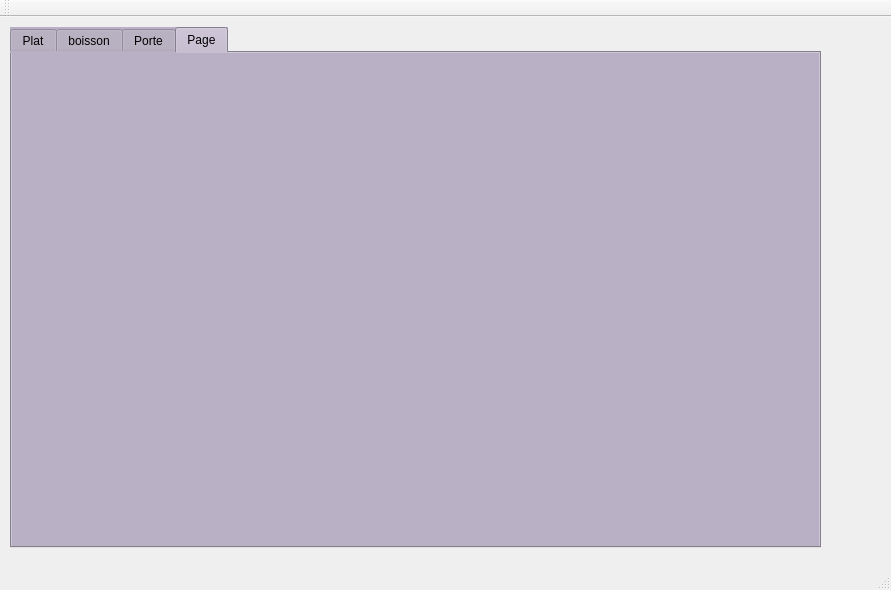
<?xml version="1.0" encoding="UTF-8"?>
<ui version="4.0">
 <class>MainWindow</class>
 <widget class="QMainWindow" name="MainWindow">
  <property name="geometry">
   <rect>
    <x>0</x>
    <y>0</y>
    <width>891</width>
    <height>590</height>
   </rect>
  </property>
  <property name="windowTitle">
   <string>Gestion des Clients</string>
  </property>
  <property name="styleSheet">
   <string notr="true"/>
  </property>
  <widget class="QWidget" name="centralWidget">
   <widget class="QTabWidget" name="tabWidget">
    <property name="geometry">
     <rect>
      <x>10</x>
      <y>10</y>
      <width>811</width>
      <height>521</height>
     </rect>
    </property>
    <property name="accessibleName">
     <string/>
    </property>
    <property name="styleSheet">
     <string notr="true">background:#BAB0C6;</string>
    </property>
    <property name="currentIndex">
     <number>3</number>
    </property>
    <widget class="QWidget" name="tab">
     <attribute name="title">
      <string>Plat</string>
     </attribute>
     <widget class="QTabWidget" name="tabWidget_2">
      <property name="geometry">
       <rect>
        <x>0</x>
        <y>0</y>
        <width>811</width>
        <height>491</height>
       </rect>
      </property>
      <property name="currentIndex">
       <number>1</number>
      </property>
      <widget class="QWidget" name="tab_4">
       <attribute name="title">
        <string>ajouter </string>
       </attribute>
       <widget class="QWidget" name="verticalLayoutWidget">
        <property name="geometry">
         <rect>
          <x>10</x>
          <y>20</y>
          <width>124</width>
          <height>411</height>
         </rect>
        </property>
        <layout class="QVBoxLayout" name="verticalLayout">
         <item>
          <widget class="QLabel" name="label">
           <property name="styleSheet">
            <string notr="true">font: 75 italic 14pt &quot;Comic Sans MS&quot;;</string>
           </property>
           <property name="text">
            <string>Id</string>
           </property>
          </widget>
         </item>
         <item>
          <widget class="QLabel" name="label_3">
           <property name="styleSheet">
            <string notr="true">font: 75 italic 14pt &quot;Comic Sans MS&quot;;</string>
           </property>
           <property name="text">
            <string>nom</string>
           </property>
          </widget>
         </item>
         <item>
          <widget class="QLabel" name="label_5">
           <property name="styleSheet">
            <string notr="true">font: 75 italic 14pt &quot;Comic Sans MS&quot;;</string>
           </property>
           <property name="text">
            <string>type</string>
           </property>
          </widget>
         </item>
         <item>
          <widget class="QLabel" name="label_4">
           <property name="styleSheet">
            <string notr="true">font: 75 italic 14pt &quot;Comic Sans MS&quot;;</string>
           </property>
           <property name="text">
            <string>ingredients</string>
           </property>
          </widget>
         </item>
         <item>
          <widget class="QLabel" name="label_2">
           <property name="styleSheet">
            <string notr="true">font: 75 italic 14pt &quot;Comic Sans MS&quot;;</string>
           </property>
           <property name="text">
            <string>prix</string>
           </property>
          </widget>
         </item>
        </layout>
       </widget>
       <widget class="QWidget" name="verticalLayoutWidget_2">
        <property name="geometry">
         <rect>
          <x>150</x>
          <y>20</y>
          <width>261</width>
          <height>411</height>
         </rect>
        </property>
        <layout class="QVBoxLayout" name="verticalLayout_2">
         <item>
          <widget class="QLineEdit" name="lineEdit_id">
           <property name="styleSheet">
            <string notr="true">QLineEdit{
background-color:rgba(255,255,255,70%);
border:1 solid black;
border-radius:5px;
color:black;
}</string>
           </property>
          </widget>
         </item>
         <item>
          <widget class="QLineEdit" name="lineEdit_nom">
           <property name="styleSheet">
            <string notr="true">QLineEdit{
background-color:rgba(255,255,255,70%);
border:1 solid black;
border-radius:5px;
color:black;
}</string>
           </property>
          </widget>
         </item>
         <item>
          <widget class="QComboBox" name="comboBox_type">
           <property name="styleSheet">
            <string notr="true">background-color:rgba(255,255,255,70%);
border:1 solid black;
border-radius:5px;
color:black;</string>
           </property>
           <item>
            <property name="text">
             <string/>
            </property>
           </item>
           <item>
            <property name="text">
             <string>Entree</string>
            </property>
           </item>
           <item>
            <property name="text">
             <string>Plat Principal</string>
            </property>
           </item>
           <item>
            <property name="text">
             <string>Dessert</string>
            </property>
           </item>
          </widget>
         </item>
         <item>
          <widget class="QLineEdit" name="lineEdit_ing">
           <property name="styleSheet">
            <string notr="true">
QLineEdit{
background-color:rgba(255,255,255,70%);
border:1 solid black;
border-radius:5px;
color:black;
}</string>
           </property>
          </widget>
         </item>
         <item>
          <widget class="QLineEdit" name="lineEdit_prix">
           <property name="styleSheet">
            <string notr="true">
QLineEdit{
background-color:rgba(255,255,255,70%);
border:1 solid black;
border-radius:5px;
color:black;
}</string>
           </property>
          </widget>
         </item>
        </layout>
       </widget>
       <widget class="QPushButton" name="pushButton_ajouter_Plat">
        <property name="geometry">
         <rect>
          <x>530</x>
          <y>200</y>
          <width>101</width>
          <height>41</height>
         </rect>
        </property>
        <property name="styleSheet">
         <string notr="true">QPushButton{
background-color:rgba(0,0,0,50%);
color:white;
border:1 solid white;
border-radius: 5px;
}
QPushButton:hover{
background-color:rgba(255,0,0,50%);
color:black;
}</string>
        </property>
        <property name="text">
         <string>Ajouter</string>
        </property>
       </widget>
       <widget class="QLabel" name="label_date_time">
        <property name="geometry">
         <rect>
          <x>660</x>
          <y>400</y>
          <width>131</width>
          <height>51</height>
         </rect>
        </property>
        <property name="text">
         <string>temp:</string>
        </property>
       </widget>
      </widget>
      <widget class="QWidget" name="tab_5">
       <attribute name="title">
        <string>consulter</string>
       </attribute>
       <widget class="QPushButton" name="pushButton_afficher_Plat">
        <property name="geometry">
         <rect>
          <x>201</x>
          <y>411</y>
          <width>91</width>
          <height>21</height>
         </rect>
        </property>
        <property name="styleSheet">
         <string notr="true">QPushButton{
background-color:rgba(0,0,0,50%);
color:white;
border:1 solid white;
border-radius: 5px;
}
QPushButton:hover{
background-color:rgba(255,0,0,50%);
color:black;
}</string>
        </property>
        <property name="text">
         <string>afficher</string>
        </property>
       </widget>
       <widget class="QWidget" name="verticalLayoutWidget_7">
        <property name="geometry">
         <rect>
          <x>0</x>
          <y>0</y>
          <width>81</width>
          <height>251</height>
         </rect>
        </property>
        <layout class="QVBoxLayout" name="verticalLayout_7">
         <item>
          <widget class="QLabel" name="label_6">
           <property name="styleSheet">
            <string notr="true">font: 75 italic 9pt &quot;Comic Sans MS&quot;;</string>
           </property>
           <property name="text">
            <string>Id</string>
           </property>
          </widget>
         </item>
         <item>
          <widget class="QLabel" name="label_7">
           <property name="styleSheet">
            <string notr="true">font: 75 italic 9pt &quot;Comic Sans MS&quot;;</string>
           </property>
           <property name="text">
            <string>nom</string>
           </property>
          </widget>
         </item>
         <item>
          <widget class="QLabel" name="label_8">
           <property name="styleSheet">
            <string notr="true">font: 75 italic 9pt &quot;Comic Sans MS&quot;;</string>
           </property>
           <property name="text">
            <string>type</string>
           </property>
          </widget>
         </item>
         <item>
          <widget class="QLabel" name="label_12">
           <property name="styleSheet">
            <string notr="true">font: 75 italic 9pt &quot;Comic Sans MS&quot;;</string>
           </property>
           <property name="text">
            <string>ingredients</string>
           </property>
          </widget>
         </item>
         <item>
          <widget class="QLabel" name="label_14">
           <property name="styleSheet">
            <string notr="true">font: 75 italic 9pt &quot;Comic Sans MS&quot;;</string>
           </property>
           <property name="text">
            <string>prix</string>
           </property>
          </widget>
         </item>
        </layout>
       </widget>
       <widget class="QWidget" name="verticalLayoutWidget_12">
        <property name="geometry">
         <rect>
          <x>80</x>
          <y>0</y>
          <width>191</width>
          <height>251</height>
         </rect>
        </property>
        <layout class="QVBoxLayout" name="verticalLayout_12">
         <item>
          <widget class="QLineEdit" name="lineEdit_id_3">
           <property name="styleSheet">
            <string notr="true">QLineEdit{
background-color:rgba(255,255,255,70%);
border:1 solid black;
border-radius:5px;
color:black;
}</string>
           </property>
          </widget>
         </item>
         <item>
          <widget class="QLineEdit" name="lineEdit_nom_3">
           <property name="styleSheet">
            <string notr="true">QLineEdit{
background-color:rgba(255,255,255,70%);
border:1 solid black;
border-radius:5px;
color:black;
}</string>
           </property>
          </widget>
         </item>
         <item>
          <widget class="QComboBox" name="comboBox_type_2">
           <property name="styleSheet">
            <string notr="true">background-color:rgba(255,255,255,70%);
border:1 solid black;
border-radius:5px;
color:black;</string>
           </property>
           <item>
            <property name="text">
             <string/>
            </property>
           </item>
           <item>
            <property name="text">
             <string>Entree</string>
            </property>
           </item>
           <item>
            <property name="text">
             <string>Plat principal</string>
            </property>
           </item>
           <item>
            <property name="text">
             <string>Dessert</string>
            </property>
           </item>
          </widget>
         </item>
         <item>
          <widget class="QLineEdit" name="lineEdit_ing_3">
           <property name="styleSheet">
            <string notr="true">
QLineEdit{
background-color:rgba(255,255,255,70%);
border:1 solid black;
border-radius:5px;
color:black;
}</string>
           </property>
          </widget>
         </item>
         <item>
          <widget class="QLineEdit" name="lineEdit_prix_3">
           <property name="styleSheet">
            <string notr="true">
QLineEdit{
background-color:rgba(255,255,255,70%);
border:1 solid black;
border-radius:5px;
color:black;
}</string>
           </property>
          </widget>
         </item>
        </layout>
       </widget>
       <widget class="QLineEdit" name="lineEdit">
        <property name="geometry">
         <rect>
          <x>300</x>
          <y>10</y>
          <width>361</width>
          <height>24</height>
         </rect>
        </property>
        <property name="styleSheet">
         <string notr="true">
QLineEdit{
background-color:rgba(255,255,255,70%);
border:1 solid black;
border-radius:5px;
color:black;
}</string>
        </property>
       </widget>
       <widget class="QTableView" name="tableView">
        <property name="geometry">
         <rect>
          <x>300</x>
          <y>40</y>
          <width>359</width>
          <height>411</height>
         </rect>
        </property>
        <property name="styleSheet">
         <string notr="true">QTableView {
    gridline-color: white;
color:white;
   background-color:rgba(0,0,0,50%);
border:0px;
border-radius: 5px;
    }
QHeaderView {background-color: transparent;
color:white;

}
QHeaderView::section{
border-style: none;
background-color: transparent;
margin-bottom:5px;
margin-top:5px;
border:0px;
}
QTableView QTableCornerButton::section {
     bottom-style:none;
border:0px;

 }
</string>
        </property>
       </widget>
       <widget class="QPushButton" name="pushButton_supprimer_Plat">
        <property name="geometry">
         <rect>
          <x>200</x>
          <y>270</y>
          <width>92</width>
          <height>22</height>
         </rect>
        </property>
        <property name="styleSheet">
         <string notr="true">QPushButton{
background-color:rgba(0,0,0,50%);
color:white;
border:1 solid white;
border-radius: 5px;
}
QPushButton:hover{
background-color:rgba(255,0,0,50%);
color:black;
}</string>
        </property>
        <property name="text">
         <string>supprimer</string>
        </property>
       </widget>
       <widget class="QPushButton" name="pushButton_modifier_Plat">
        <property name="geometry">
         <rect>
          <x>0</x>
          <y>270</y>
          <width>91</width>
          <height>22</height>
         </rect>
        </property>
        <property name="styleSheet">
         <string notr="true">QPushButton{
background-color:rgba(0,0,0,50%);
color:white;
border:1 solid white;
border-radius: 5px;
}
QPushButton:hover{
background-color:rgba(255,0,0,50%);
color:black;
}</string>
        </property>
        <property name="text">
         <string>modifier</string>
        </property>
       </widget>
       <widget class="QPushButton" name="imprimer_pdf_Plat">
        <property name="geometry">
         <rect>
          <x>670</x>
          <y>400</y>
          <width>122</width>
          <height>22</height>
         </rect>
        </property>
        <property name="styleSheet">
         <string notr="true">QPushButton{
background-color:rgba(0,0,0,50%);
color:white;
border:1 solid white;
border-radius: 5px;
}
QPushButton:hover{
background-color:rgba(255,0,0,50%);
color:black;
}</string>
        </property>
        <property name="text">
         <string>imprimer PDF</string>
        </property>
       </widget>
       <widget class="QWidget" name="verticalLayoutWidget_3">
        <property name="geometry">
         <rect>
          <x>660</x>
          <y>80</y>
          <width>141</width>
          <height>91</height>
         </rect>
        </property>
        <layout class="QVBoxLayout" name="verticalLayout_3">
         <item>
          <widget class="QPushButton" name="tri_id_Plat">
           <property name="styleSheet">
            <string notr="true">QPushButton{
background-color:rgba(0,0,0,50%);
color:white;
border:1 solid white;
border-radius: 5px;
}
QPushButton:hover{
background-color:rgba(255,0,0,50%);
color:black;
}</string>
           </property>
           <property name="text">
            <string>tri Id</string>
           </property>
          </widget>
         </item>
         <item>
          <widget class="QPushButton" name="tri_prix_Plat">
           <property name="styleSheet">
            <string notr="true">QPushButton{
background-color:rgba(0,0,0,50%);
color:white;
border:1 solid white;
border-radius: 5px;
}
QPushButton:hover{
background-color:rgba(255,0,0,50%);
color:black;
}</string>
           </property>
           <property name="text">
            <string>tri prix</string>
           </property>
          </widget>
         </item>
         <item>
          <widget class="QPushButton" name="tri_nom_Plat">
           <property name="styleSheet">
            <string notr="true">QPushButton{
background-color:rgba(0,0,0,50%);
color:white;
border:1 solid white;
border-radius: 5px;
}
QPushButton:hover{
background-color:rgba(255,0,0,50%);
color:black;
}</string>
           </property>
           <property name="text">
            <string>tri nom</string>
           </property>
          </widget>
         </item>
        </layout>
       </widget>
      </widget>
     </widget>
    </widget>
    <widget class="QWidget" name="tab_2">
     <attribute name="title">
      <string>boisson</string>
     </attribute>
     <widget class="QTabWidget" name="tabWidget_3">
      <property name="geometry">
       <rect>
        <x>0</x>
        <y>0</y>
        <width>811</width>
        <height>491</height>
       </rect>
      </property>
      <property name="currentIndex">
       <number>1</number>
      </property>
      <widget class="QWidget" name="tab_8">
       <attribute name="title">
        <string>ajouter </string>
       </attribute>
       <widget class="QWidget" name="verticalLayoutWidget_4">
        <property name="geometry">
         <rect>
          <x>10</x>
          <y>20</y>
          <width>131</width>
          <height>381</height>
         </rect>
        </property>
        <layout class="QVBoxLayout" name="verticalLayout_4">
         <item>
          <widget class="QLabel" name="label_9">
           <property name="styleSheet">
            <string notr="true">font: 75 italic 14pt &quot;Comic Sans MS&quot;;</string>
           </property>
           <property name="text">
            <string>Id</string>
           </property>
          </widget>
         </item>
         <item>
          <widget class="QLabel" name="label_10">
           <property name="styleSheet">
            <string notr="true">font: 75 italic 14pt &quot;Comic Sans MS&quot;;</string>
           </property>
           <property name="text">
            <string>nom</string>
           </property>
          </widget>
         </item>
         <item>
          <widget class="QLabel" name="label_11">
           <property name="styleSheet">
            <string notr="true">font: 75 italic 14pt &quot;Comic Sans MS&quot;;</string>
           </property>
           <property name="text">
            <string>type</string>
           </property>
          </widget>
         </item>
         <item>
          <widget class="QLabel" name="label_13">
           <property name="styleSheet">
            <string notr="true">font: 75 italic 14pt &quot;Comic Sans MS&quot;;</string>
           </property>
           <property name="text">
            <string>prix</string>
           </property>
          </widget>
         </item>
        </layout>
       </widget>
       <widget class="QWidget" name="verticalLayoutWidget_5">
        <property name="geometry">
         <rect>
          <x>160</x>
          <y>20</y>
          <width>271</width>
          <height>381</height>
         </rect>
        </property>
        <layout class="QVBoxLayout" name="verticalLayout_5">
         <item>
          <widget class="QLineEdit" name="lineEdit_idB">
           <property name="styleSheet">
            <string notr="true">QLineEdit{
background-color:rgba(255,255,255,70%);
border:1 solid black;
border-radius:5px;
color:black;
}
</string>
           </property>
          </widget>
         </item>
         <item>
          <widget class="QLineEdit" name="lineEdit_nomB">
           <property name="styleSheet">
            <string notr="true">QLineEdit{
background-color:rgba(255,255,255,70%);
border:1 solid black;
border-radius:5px;
color:black;
}
</string>
           </property>
          </widget>
         </item>
         <item>
          <widget class="QComboBox" name="comboBox_typeB">
           <property name="styleSheet">
            <string notr="true">background-color:rgba(255,255,255,70%);
border:1 solid black;
border-radius:5px;
color:black;</string>
           </property>
           <item>
            <property name="text">
             <string/>
            </property>
           </item>
           <item>
            <property name="text">
             <string>Eau minerale</string>
            </property>
           </item>
           <item>
            <property name="text">
             <string>Boisson gazeuse</string>
            </property>
           </item>
           <item>
            <property name="text">
             <string>Boisson alcoolisee</string>
            </property>
           </item>
           <item>
            <property name="text">
             <string>Jus</string>
            </property>
           </item>
          </widget>
         </item>
         <item>
          <widget class="QLineEdit" name="lineEdit_prixB">
           <property name="styleSheet">
            <string notr="true">QLineEdit{
background-color:rgba(255,255,255,70%);
border:1 solid black;
border-radius:5px;
color:black;
}</string>
           </property>
          </widget>
         </item>
        </layout>
       </widget>
       <widget class="QPushButton" name="pushButton_ajouter_Boisson">
        <property name="geometry">
         <rect>
          <x>550</x>
          <y>200</y>
          <width>101</width>
          <height>41</height>
         </rect>
        </property>
        <property name="styleSheet">
         <string notr="true">QPushButton{
background-color:rgba(0,0,0,50%);
color:white;
border:1 solid white;
border-radius: 5px;
}
QPushButton:hover{
background-color:rgba(255,0,0,50%);
color:black;
}</string>
        </property>
        <property name="text">
         <string>Ajouter</string>
        </property>
       </widget>
       <widget class="QLabel" name="label_date_time2">
        <property name="geometry">
         <rect>
          <x>670</x>
          <y>400</y>
          <width>131</width>
          <height>51</height>
         </rect>
        </property>
        <property name="text">
         <string>temp</string>
        </property>
       </widget>
      </widget>
      <widget class="QWidget" name="tab_9">
       <attribute name="title">
        <string>consulter </string>
       </attribute>
       <widget class="QTableView" name="tableView_B">
        <property name="geometry">
         <rect>
          <x>300</x>
          <y>40</y>
          <width>361</width>
          <height>411</height>
         </rect>
        </property>
        <property name="styleSheet">
         <string notr="true">QTableView {
    gridline-color: white;
color:white;
   background-color:rgba(0,0,0,50%);
border:0px;
border-radius: 5px;
    }
QHeaderView {background-color: transparent;
color:white;

}
QHeaderView::section{
border-style: none;
background-color: transparent;
margin-bottom:5px;
margin-top:5px;
border:0px;
}
QTableView QTableCornerButton::section {
     bottom-style:none;
border:0px;

 }</string>
        </property>
       </widget>
       <widget class="QLineEdit" name="lineEdit_2">
        <property name="geometry">
         <rect>
          <x>300</x>
          <y>10</y>
          <width>361</width>
          <height>24</height>
         </rect>
        </property>
        <property name="styleSheet">
         <string notr="true">QLineEdit{
background-color:rgba(255,255,255,70%);
border:1 solid black;
border-radius:5px;
color:black;
}</string>
        </property>
       </widget>
       <widget class="QPushButton" name="imprimer_pdf_Boisson">
        <property name="geometry">
         <rect>
          <x>670</x>
          <y>400</y>
          <width>122</width>
          <height>22</height>
         </rect>
        </property>
        <property name="styleSheet">
         <string notr="true">QPushButton{
background-color:rgba(0,0,0,50%);
color:white;
border:1 solid white;
border-radius: 5px;
}
QPushButton:hover{
background-color:rgba(255,0,0,50%);
color:black;
}</string>
        </property>
        <property name="text">
         <string>imprimer PDF</string>
        </property>
       </widget>
       <widget class="QPushButton" name="pushButton_modifier_Boisson">
        <property name="geometry">
         <rect>
          <x>0</x>
          <y>280</y>
          <width>91</width>
          <height>22</height>
         </rect>
        </property>
        <property name="styleSheet">
         <string notr="true">QPushButton{
background-color:rgba(0,0,0,50%);
color:white;
border:1 solid white;
border-radius: 5px;
}
QPushButton:hover{
background-color:rgba(255,0,0,50%);
color:black;
}</string>
        </property>
        <property name="text">
         <string>modifier</string>
        </property>
       </widget>
       <widget class="QPushButton" name="pushButton_supprimer_Boisson">
        <property name="geometry">
         <rect>
          <x>170</x>
          <y>280</y>
          <width>92</width>
          <height>22</height>
         </rect>
        </property>
        <property name="styleSheet">
         <string notr="true">QPushButton{
background-color:rgba(0,0,0,50%);
color:white;
border:1 solid white;
border-radius: 5px;
}
QPushButton:hover{
background-color:rgba(255,0,0,50%);
color:black;
}</string>
        </property>
        <property name="text">
         <string>supprimer</string>
        </property>
       </widget>
       <widget class="QWidget" name="verticalLayoutWidget_6">
        <property name="geometry">
         <rect>
          <x>0</x>
          <y>0</y>
          <width>71</width>
          <height>261</height>
         </rect>
        </property>
        <layout class="QVBoxLayout" name="verticalLayout_6">
         <item>
          <widget class="QLabel" name="label_25">
           <property name="styleSheet">
            <string notr="true">font: 75 italic 9pt &quot;Comic Sans MS&quot;;</string>
           </property>
           <property name="text">
            <string>Id</string>
           </property>
          </widget>
         </item>
         <item>
          <widget class="QLabel" name="label_26">
           <property name="styleSheet">
            <string notr="true">font: 75 italic 9pt &quot;Comic Sans MS&quot;;</string>
           </property>
           <property name="text">
            <string>nom</string>
           </property>
          </widget>
         </item>
         <item>
          <widget class="QLabel" name="label_27">
           <property name="styleSheet">
            <string notr="true">font: 75 italic 9pt &quot;Comic Sans MS&quot;;</string>
           </property>
           <property name="text">
            <string>type</string>
           </property>
          </widget>
         </item>
         <item>
          <widget class="QLabel" name="label_28">
           <property name="styleSheet">
            <string notr="true">font: 75 italic 9pt &quot;Comic Sans MS&quot;;</string>
           </property>
           <property name="text">
            <string>prix</string>
           </property>
          </widget>
         </item>
        </layout>
       </widget>
       <widget class="QWidget" name="verticalLayoutWidget_13">
        <property name="geometry">
         <rect>
          <x>70</x>
          <y>0</y>
          <width>191</width>
          <height>261</height>
         </rect>
        </property>
        <layout class="QVBoxLayout" name="verticalLayout_13">
         <item>
          <widget class="QLineEdit" name="lineEdit_idB_2">
           <property name="styleSheet">
            <string notr="true">QLineEdit{
background-color:rgba(255,255,255,70%);
border:1 solid black;
border-radius:5px;
color:black;
}
</string>
           </property>
          </widget>
         </item>
         <item>
          <widget class="QLineEdit" name="lineEdit_nomB_2">
           <property name="styleSheet">
            <string notr="true">QLineEdit{
background-color:rgba(255,255,255,70%);
border:1 solid black;
border-radius:5px;
color:black;
}
</string>
           </property>
          </widget>
         </item>
         <item>
          <widget class="QComboBox" name="comboBox_type_3">
           <property name="styleSheet">
            <string notr="true">background-color:rgba(255,255,255,70%);
border:1 solid black;
border-radius:5px;
color:black;</string>
           </property>
           <item>
            <property name="text">
             <string/>
            </property>
           </item>
           <item>
            <property name="text">
             <string>Eau minerale</string>
            </property>
           </item>
           <item>
            <property name="text">
             <string>Boisson gazeuse</string>
            </property>
           </item>
           <item>
            <property name="text">
             <string>Boisson alcoolisee</string>
            </property>
           </item>
           <item>
            <property name="text">
             <string>Jus</string>
            </property>
           </item>
          </widget>
         </item>
         <item>
          <widget class="QLineEdit" name="lineEdit_prixB_2">
           <property name="styleSheet">
            <string notr="true">QLineEdit{
background-color:rgba(255,255,255,70%);
border:1 solid black;
border-radius:5px;
color:black;
}</string>
           </property>
          </widget>
         </item>
        </layout>
       </widget>
       <widget class="QPushButton" name="pushButton_afficher_Boisson">
        <property name="geometry">
         <rect>
          <x>170</x>
          <y>417</y>
          <width>93</width>
          <height>21</height>
         </rect>
        </property>
        <property name="styleSheet">
         <string notr="true">QPushButton{
background-color:rgba(0,0,0,50%);
color:white;
border:1 solid white;
border-radius: 5px;
}
QPushButton:hover{
background-color:rgba(255,0,0,50%);
color:black;
}</string>
        </property>
        <property name="text">
         <string>afficher</string>
        </property>
       </widget>
       <widget class="QWidget" name="verticalLayoutWidget_14">
        <property name="geometry">
         <rect>
          <x>660</x>
          <y>80</y>
          <width>141</width>
          <height>91</height>
         </rect>
        </property>
        <layout class="QVBoxLayout" name="verticalLayout_14">
         <item>
          <widget class="QPushButton" name="tri_id_Boisson">
           <property name="styleSheet">
            <string notr="true">QPushButton{
background-color:rgba(0,0,0,50%);
color:white;
border:1 solid white;
border-radius: 5px;
}
QPushButton:hover{
background-color:rgba(255,0,0,50%);
color:black;
}</string>
           </property>
           <property name="text">
            <string>tri Id</string>
           </property>
          </widget>
         </item>
         <item>
          <widget class="QPushButton" name="tri_prix_Boisson">
           <property name="styleSheet">
            <string notr="true">QPushButton{
background-color:rgba(0,0,0,50%);
color:white;
border:1 solid white;
border-radius: 5px;
}
QPushButton:hover{
background-color:rgba(255,0,0,50%);
color:black;
}</string>
           </property>
           <property name="text">
            <string>tri prix</string>
           </property>
          </widget>
         </item>
         <item>
          <widget class="QPushButton" name="tri_nom_Boisson">
           <property name="styleSheet">
            <string notr="true">QPushButton{
background-color:rgba(0,0,0,50%);
color:white;
border:1 solid white;
border-radius: 5px;
}
QPushButton:hover{
background-color:rgba(255,0,0,50%);
color:black;
}</string>
           </property>
           <property name="text">
            <string>tri nom</string>
           </property>
          </widget>
         </item>
        </layout>
       </widget>
      </widget>
     </widget>
    </widget>
    <widget class="QWidget" name="tab_3">
     <attribute name="title">
      <string>Porte</string>
     </attribute>
     <widget class="QPushButton" name="ouvrir_prote">
      <property name="enabled">
       <bool>true</bool>
      </property>
      <property name="geometry">
       <rect>
        <x>10</x>
        <y>150</y>
        <width>300</width>
        <height>200</height>
       </rect>
      </property>
      <property name="styleSheet">
       <string notr="true">QPushButton{
background-color:rgba(0,0,0,50%);
color:white;
border:1 solid white;
border-radius: 5px;
}
QPushButton:hover{
background-color:rgba(255,0,0,50%);
color:black;
}</string>
      </property>
      <property name="text">
       <string>OUVRIR </string>
      </property>
     </widget>
     <widget class="QPushButton" name="fermer_porte">
      <property name="geometry">
       <rect>
        <x>460</x>
        <y>150</y>
        <width>300</width>
        <height>200</height>
       </rect>
      </property>
      <property name="styleSheet">
       <string notr="true">QPushButton{
background-color:rgba(0,0,0,50%);
color:white;
border:1 solid white;
border-radius: 5px;
}
QPushButton:hover{
background-color:rgba(255,0,0,50%);
color:black;
}</string>
      </property>
      <property name="text">
       <string>FERMER</string>
      </property>
     </widget>
     <widget class="QLabel" name="label_date_time3">
      <property name="geometry">
       <rect>
        <x>670</x>
        <y>430</y>
        <width>131</width>
        <height>51</height>
       </rect>
      </property>
      <property name="text">
       <string>temp</string>
      </property>
     </widget>
    </widget>
    <widget class="QWidget" name="tab_6">
     <attribute name="title">
      <string>Page</string>
     </attribute>
    </widget>
   </widget>
  </widget>
  <widget class="QMenuBar" name="menuBar">
   <property name="geometry">
    <rect>
     <x>0</x>
     <y>0</y>
     <width>891</width>
     <height>26</height>
    </rect>
   </property>
  </widget>
  <widget class="QToolBar" name="mainToolBar">
   <attribute name="toolBarArea">
    <enum>TopToolBarArea</enum>
   </attribute>
   <attribute name="toolBarBreak">
    <bool>false</bool>
   </attribute>
  </widget>
  <widget class="QStatusBar" name="statusBar"/>
 </widget>
 <layoutdefault spacing="6" margin="11"/>
 <resources/>
 <connections/>
</ui>
